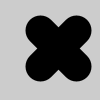
Frame 1 (no input)
Frame 60 (the mouse pressed at the canvas centre just before this capture): identical to frame 1, image omitted
Frame 120 (the mouse held since frame 60 and released just before this capture): identical to frame 1, image omitted

The Processing sketch that drew this single still picture (run headless with seeded random() and noise(); from frame 60 on, the mouse is pressed at the canvas centre):

// Processing sketch: example_3_13
// ── example_3_13.pde
//3.a example 3.13

//passing color& weight,posx,posy,size- 5 parameters

void setup()
{
  size(100,100);
}

void draw()  //void reutrn type
{
 background(204);
 drawX(0,30,40,30,36); // call this method passing these values as parameter
}

void drawX(int gray , int weight, int x, int y, int size) //5 parameter of type int
{
 stroke(gray);       //1st parameter
 strokeWeight(weight);//2nd parameter

 line(x,y,x+size,y+size);//draw two lines intersect the shape of x
 line(x+size,y,x,y+size);
}
